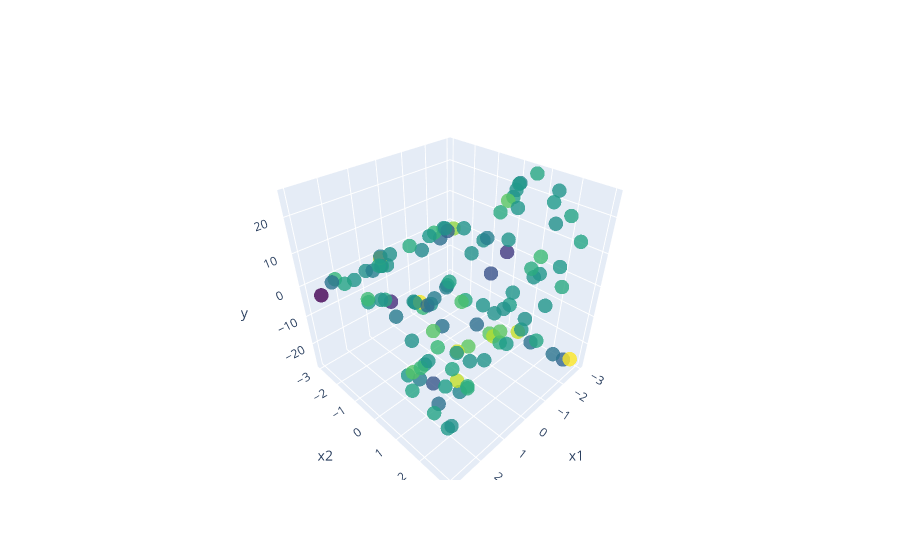

Notebook source saved alongside this figure:
### Markdown cell above
Plot the filtered cases

### Code cell
fig = go.Figure(data=[go.Scatter3d(
    x=filtered_x1,
    y=filtered_x2,
    z=filtered_true,
    mode='markers',
    marker=dict(
        size=5,
        color=results_true,                # Set color to an array/list of desired values
        colorscale='Viridis',   # Choose a colorscale
        opacity=0.8
    )
)])
# filtered_x1, filtered_x2 = np.meshgrid(filtered_x1, filtered_x2)
# fig = go.Figure(data=[go.Surface(z=filtered_true, x=filtered_x1,y=filtered_x2)])
fig.update_layout(
    scene=dict(
        xaxis_title='x1',
        yaxis_title='x2',
        zaxis_title='y'
    )
)
fig.show()
